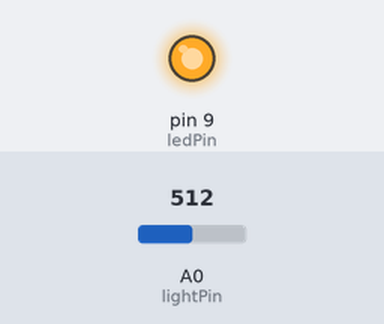
This sketch was run on a simulated Arduino Uno, built with avr-gcc and run on an emulated ATmega328P. On the bench: output pins drawn as LEDs (lit = HIGH). The inputs (shaded band) are chosen by the test bench; at power-on: A0 (lightPin) = 512.

Above: at 1.2 s.
1.3 s: A0 (lightPin) set to 313
2.8 s: A0 (lightPin) set to 283
At 3.6 s:
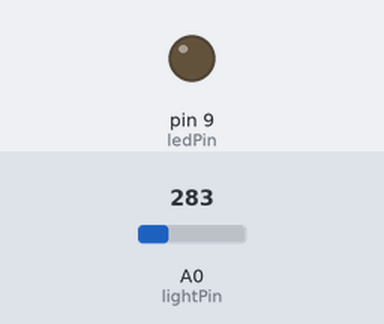
4.3 s: A0 (lightPin) set to 306
At 4.7 s:
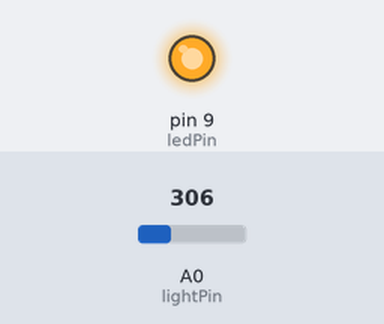
5.8 s: A0 (lightPin) set to 290
At 7.1 s:
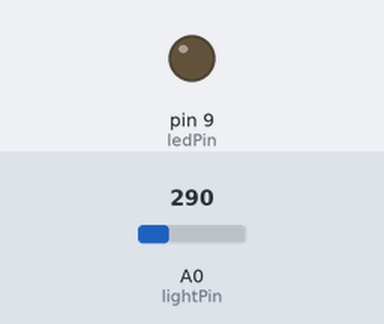
Timing chart, 0 to 8.3 s (numbered marks = the images above; inputs shaded):
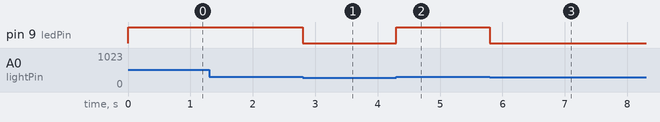

Measured:
- the behaviour switches between 301 and 300 on A0 (lightPin) (found by bisection; images 0 and 1)
- after the input at 1.3 s, every drawn part: stays the same
- after the input at 2.8 s, pin 9 (ledPin): HIGH → LOW at once
- after the input at 4.3 s, pin 9 (ledPin): LOW → HIGH at once
- after the input at 5.8 s, pin 9 (ledPin): HIGH → LOW at once

The sketch:

circ-09.ino
```cpp
/*
 * Change intesity of LED based on amount of light indicated
 * by photo resistor.
 */

int lightPin = 0;
int lightLevel = 0;
int ledPin = 9;

int threshold = 300;

void setup() {
  pinMode(ledPin, OUTPUT);
}

void loop() {
  // LED diming according to photo resistor
  /*
  lightLevel = analogRead(lightPin);
  lightLevel = map(lightLevel, 0, 900, 0, 255);
  lightLevel = constrain(lightLevel, 0, 255);
  // Dim under bright light, bright under low light
  analogWrite(ledPin, lightLevel);
  // Bright under bright light, dim under dim light
  //analogWrite(ledPin, 255 - lightLevel);
  */
  // LED diming according to photo resistor

  // Night light, threshold
  if (analogRead(lightPin) > threshold) {
    digitalWrite(ledPin, HIGH);
  } else {
    digitalWrite(ledPin, LOW);
  }
  // Night light, threshold
}
```
